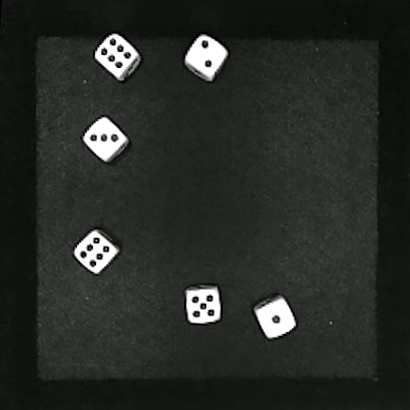
#> input picture test-images/Dice (1).jpg, 410 x 410 px, found by its file name
$ jupyter execute --allow-errors Proof_of_concept_using_canny.ipynb
#> lines starting #> are read from the running program, lines starting #| are printed output that depends on the picture; after the words box and inside, x2 and y2 are one past the last pixel; in counts of white or black regions, pixels touching at a corner belong together
# Importing Necessary Libraries

[cell 1]
import cv2 as cv
import numpy as np
import matplotlib.pyplot as plt
import random as rng
from math import ceil

# Steps

1. Load Image
2. pre-process for edge detection: Grayscale the image
3. pre-process for edge detection: Reduce noise by blurring
4. Edge Detection: Canny
5. Find Contours

## 1. Loading the image

[cell 2]
img_orig = cv.imread('photos/test-images/Dice (1).jpg')
#> img_orig is the input picture: shape (410, 410, 3); mean B, G, R 40.5, 43.4, 41.5
plt.title('Original Image')
plt.imshow(img_orig)
plt.show()

The image uses a black background and white dice with black dots to easily process the image and find the contours of the dice and dots.

## 2. Pre-process for edge detection: Grayscale the image

[cell 3]
# Convert image to gray
img_gray = cv.cvtColor(img_orig, cv.COLOR_BGR2GRAY)
plt.title('Grayscale')
plt.imshow(img_gray, cmap='gray')
plt.show()

## 3. Pre-process for edge detection: Blurring the image to reduce noise

[cell 4]
# Blurring the image
img_blur = cv.blur(img_gray, (3,3))
plt.title('Grayscale + Blur')
plt.imshow(img_blur, cmap='gray')
plt.show()

## 4. Edge detection using Canny

[cell 5]
# Detect edges using Canny
threshold = 200
canny_output = cv.Canny(img_blur, threshold, threshold * 2)
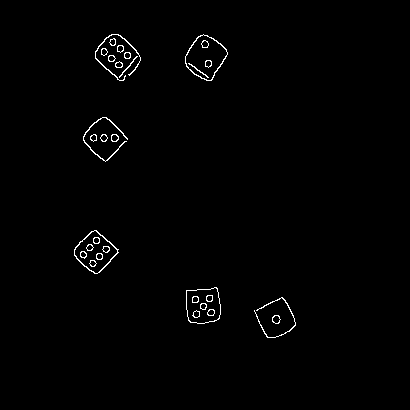
#> canny_output: shape (410, 410); 0.94% white in thin lines or dots, all inside (x1, y1, x2, y2) = (74, 34, 296, 338)
plt.title('Edge Detetion using Canny')
plt.imshow(cv.resize(canny_output, (1000,1000)))
plt.show()
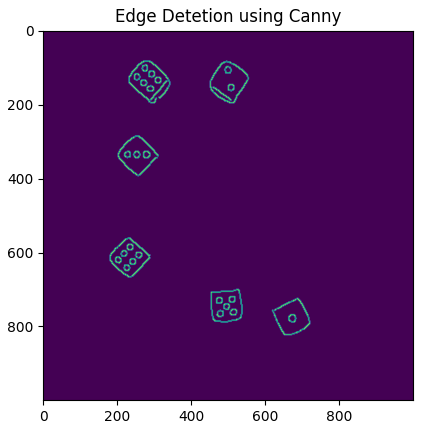
#> figure drawn by matplotlib, 1 panel

## 5. Drawing Contours

[cell 6]
# Find contours
contours, hierarchy = cv.findContours(canny_output, cv.RETR_TREE, cv.CHAIN_APPROX_SIMPLE)
#> contours = 57 contours, 2 with area under 20; largest, box (x1, y1, x2, y2) and area: (185, 34, 228, 81) 1276, (185, 34, 228, 81) 1220, (74, 230, 119, 274) 1144, (74, 230, 118, 274) 1072, (186, 287, 221, 324) 1058

# Draw contours
rng.seed(12345)
drawing = np.zeros((canny_output.shape[0], canny_output.shape[1], 3), dtype=np.uint8)
for contour in contours:
    color = (rng.randint(0,256), rng.randint(0,256), rng.randint(0,256))
    cv.drawContours(drawing, [contour], 0, color, 2, cv.LINE_8, hierarchy, 0)
#> this loop made 57 passes
#> color on passes 1 to 12: (213, 5, 152), (188, 99, 138), (223, 82, 191), (63, 221, 133), (89, 95, 181), (46, 211, 85), (75, 105, 39), (97, 174, 164), (12, 234, 173), (13, 212, 1), (3, 83, 91), (146, 50, 212)
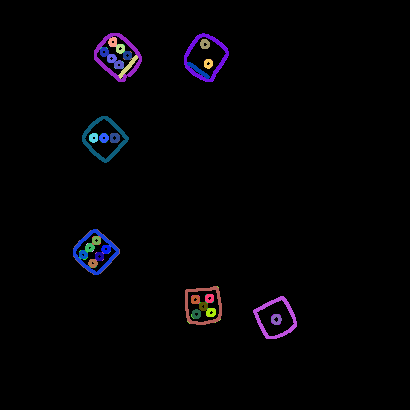
#> drawing: shape (410, 410, 3); mean of channels 0, 1, 2 4.8, 2.5, 3.2; drawn as B, G, R

plt.imshow(drawing)
plt.title('Contours')
plt.show()
